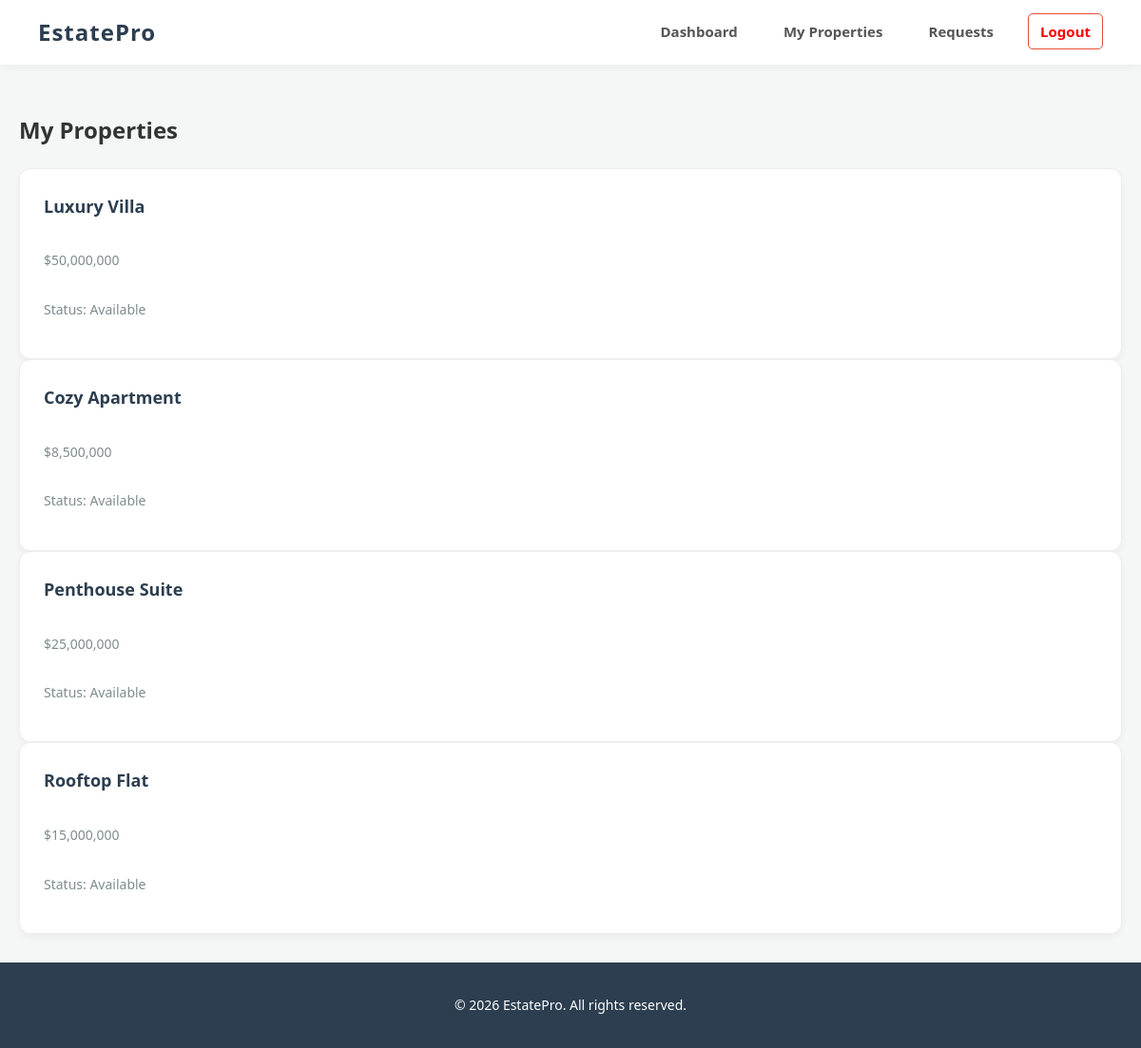
The page /index.php?action=my_properties (signed in) on the database its author committed.
### tables this page shows
CREATE TABLE `property_info` (
  `property_id` varchar(50) NOT NULL,
  `property_name` varchar(15) NOT NULL,
  `property_price` varchar(15) NOT NULL,
  `owner_id` varchar(15) NOT NULL,
  `buyer_name` varchar(15) NOT NULL,
  `buyer_phone` varchar(15) NOT NULL,
  `location` varchar(100) DEFAULT 'Dhaka',
  `status` varchar(20) DEFAULT 'Available',
  `description` text DEFAULT NULL,
  `property_image` varchar(255) DEFAULT 'default.jpg'
);

### controllers/OwnerController.php (called while the page is built, shortened)
<?php
include_once 'models/OwnerModel.php';
class OwnerController {
    private $model;
    public function __construct() {
        $database = new Database();
        $db = $database->connect();
        $this->model = new OwnerModel($db);
    }
    public function my_properties() {
        $properties = $this->model->getProperties($_SESSION['user_id']);
        include 'views/owner/my_properties.php';
    }
}
?>

### models/OwnerModel.php (called while the page is built, shortened)
<?php
class OwnerModel {
    private $conn;
    public function __construct($db) {
        $this->conn = $db;
    }
    public function getProperties($owner_id) {
        $stmt = $this->conn->prepare("SELECT * FROM property_info WHERE owner_id=?");
        $stmt->bind_param("s", $owner_id);
        $stmt->execute();
        return $stmt->get_result()->fetch_all(MYSQLI_ASSOC);
    }
}
?>

### views/owner/my_properties.php (the view)
<?php include 'views/layout/header.php'; ?>
    <div class="container">
        <h2>My Properties</h2>
        <div class="property-list">
            <?php foreach($properties as $prop): ?>
                <div class="card">
                    <h3><?php echo htmlspecialchars($prop['property_name']); ?></h3>
                    <p>$<?php echo number_format($prop['property_price']); ?></p>
                    <p>Status: <?php echo $prop['status']; ?></p>
                </div>
            <?php endforeach; ?>
        </div>
    </div>
<?php include 'views/layout/footer.php'; ?>

### css/style.css (style rules this page uses)
:root { --primary: #2c3e50; --secondary: #3498db; --accent: #1abc9c; --danger: #e74c3c; --warning: #f39c12; --success: #27ae60; --light: #f4f7f6; --white: #ffffff; --dark-text: #333333; --muted-text: #7f8c8d; }
* { box-sizing: border-box; }
body { font-family: 'Segoe UI', Tahoma, Geneva, Verdana, sans-serif; background-color: var(--light); margin: 0; padding: 0; color: var(--dark-text); line-height: 1.6; display: flex; flex-direction: column; min-height: 100vh; }
.container { max-width: 1200px; margin: 30px auto; padding: 0 20px; width: 100%; flex: 1; }
.card { background: var(--white); padding: 25px; border-radius: 12px; box-shadow: 0 4px 6px rgba(0,0,0,0.04); border: 1px solid #eee; transition: transform 0.3s, box-shadow 0.3s; display: flex; flex-direction: column; justify-content: space-between; }
.card h3 { margin-top: 0; color: var(--primary); font-size: 18px; }
.card p { color: var(--muted-text); font-size: 14px; margin-bottom: 15px; }

### rows shown on the page
property_info: property_name "Luxury Villa", property_price "50,000,000", status "Available"
property_info: property_name "Cozy Apartment", property_price "8,500,000", status "Available"
property_info: property_name "Penthouse Suite", property_price "25,000,000", status "Available"
property_info: property_name "Rooftop Flat", property_price "15,000,000", status "Available"
